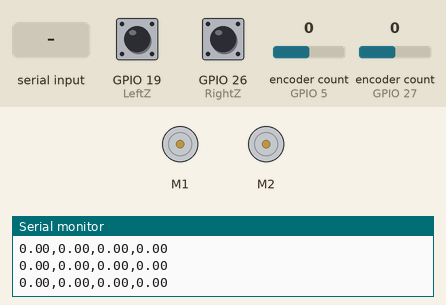
The sketch below on a simulated ESP32. On the bench: 2 × DC motor (green arrow = forward, orange = backward, longer = faster), the last lines printed to the serial monitor. The inputs (shaded band) are chosen by the test bench; at power-on: GPIO 19 (LeftZ) HIGH, GPIO 26 (RightZ) HIGH, encoder count (sensors on GPIO 5, GPIO 27) 0.

Above: at 3.2 s.
3.3 s: "90,45\n" received over Serial
At 3.9 s:
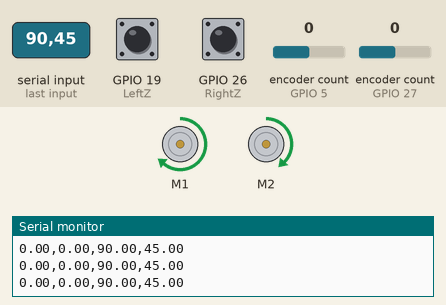
4.8 s: "30,150\n" received over Serial
At 6.2 s:
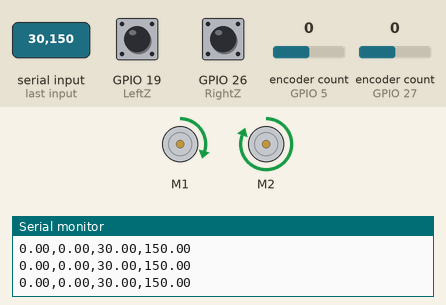
9.5 s: "1,90\n" received over Serial
At 9.8 s:
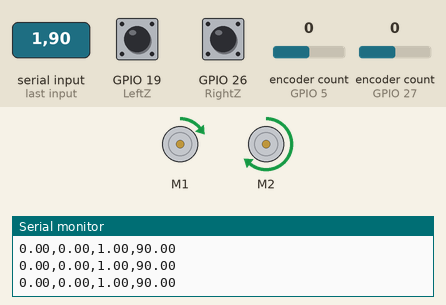
Timing chart, 0 to 12.5 s (numbered marks = the images above; inputs shaded):
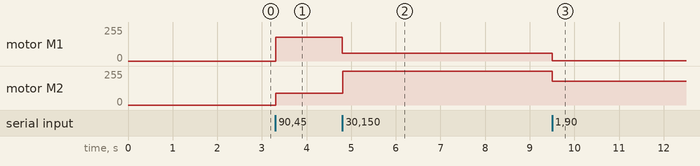

Measured:
- after the input at 3.3 s, motor M1: stopped → forward 180/255 at once; motor M2: stopped → forward 90/255 at once
- after the input at 4.8 s, motor M1: forward 180/255 → forward 60/255 at once; motor M2: forward 90/255 → forward 255/255 at once
- after the input at 9.5 s, motor M1: forward 60/255 → forward 2/255 at once; motor M2: forward 255/255 → forward 180/255 at once

The sketch:

enc_motor.ino
```cpp
#include <ESP32Encoder.h>
#include <SabertoothSimplified.h>
#include <motorControl.h>

//___________ENCODER DERECHO_____________
#define RightA 27
#define RightB 14
#define RightZ 26
//_______________________________________

//__________ENCODER LeftUIERDO____________
#define LeftA 5
#define LeftB 18
#define LeftZ 19
//_______________________________________


//===========CONTROL DE MOTORES===================
#define SABERTOOTH_TX 17   // GPIO17 (TX2)
HardwareSerial SabertoothSerial(2);
SabertoothSimplified ST(SabertoothSerial); //El rango de velocidad es de -127 a +127, donde:
//=======================================================

//==========ESTRUCTURA PARA DATOS MOTORES================
struct DatosMotores {
  double w = 0.0;  // Revoluciones por minuto calculadas.
  double wAnterior = 0.0;
  double wRef = 0.0;  // Velocidad angular en rad/s.
  int outValue = 0; //Variable de control (+-127)
  double wSinFilter = 0.0;     // Velocidad angular en rad/s.
  double v = 0.0; //Velocidad lineal de cada rueda [m/s]
};

DatosMotores Left;
DatosMotores Right;
//======================================================

//____________creación de instancias___________________________
ESP32Encoder encoderL;
ESP32Encoder encoderR;
//_______________________________________________

//________CONFIGURACION ENCODER__________
unsigned long lastTime_enc = 0, dt_enc = 0;;      // Tiempo anterior
const int sampleTime_enc = 100;  // Tiempo de muestreo milisegundos
float yaw_enc = 0.0;
//_______________________________________

//____________CONFIGURACION PID__________________
motorControl motorR(sampleTime_enc);
motorControl motorL(sampleTime_enc);
//_______________________________________________

//___________Parametros del robot_____________
float v = 0, w = 0;
float x_pos = 0.0, delta_x = 0.0; //Posición estimada por odometría METROS
float y_pos = 0.0,  delta_y = 0.0;

float L = 0.196; // distancia entre ruedas metros
float D = 0.0853; // Diametro de la rueda en metros
//____________________________________________

String inputString = "";
bool stringComplete = false;

void setup() {
  Serial.begin(115200);
   // Esperar a que se estabilice la comunicación serial
  delay(2000);

  //_____________________MOTOR______________________
  SabertoothSerial.begin(9600, SERIAL_8N1, -1, SABERTOOTH_TX);
  //Serial.println("Sabertooth listo");

  //_____________________ENCODER______________________
  beginEncoder(LeftA, LeftB, LeftZ, RightA, RightB, RightZ);

  //_____________CONTROL PID_______________
  beginPid();

  lastTime_enc = millis();


  Serial.println("Left_w_actual,Right_w_actual,Left_w_ref,Right_w_ref");
}

void loop() {

  // Leer comandos del serial
  readSerialCommands();

  dt_enc = millis() - lastTime_enc; //milisegundos
  if (dt_enc >= sampleTime_enc) {// Se actualiza cada tiempo de muestreo
    lastTime_enc = millis();  // Almacenamos el tiempo actual.
    //encoderPID();
    Left.w = encoderL.getCount();
    Right.w = encoderR.getCount();
    sendToSerialPlotter();
  }
  //delay(10);
}

void readSerialCommands() {
  while (Serial.available()) {
    char inChar = (char)Serial.read();
    if (inChar == '\n') {
      stringComplete = true;
      break;
    } else {
      inputString += inChar;
    }
  }

  if (stringComplete) {
    // Procesar el comando recibido
    processCommand(inputString);
    inputString = "";
    stringComplete = false;
  }
}

void processCommand(String command) {
  // Buscar la coma que separa linear y angular
  int commaIndex = command.indexOf(',');

  if (commaIndex > 0) {
    String linearStr = command.substring(0, commaIndex);
    String angularStr = command.substring(commaIndex + 1);

    // Convertir a float
    float linear = linearStr.toFloat();
    float angular = angularStr.toFloat();

    Left.wRef = linear;
    Right.wRef = angular;

    ST.motor(1, linear);
    ST.motor(2, angular);

    //float vI = linear - (angular * L) / 2;
    //float vD = linear + (angular * L) / 2;

    //Left.wRef = (2 * vI) / D;
    //Right.wRef = (2 * vD) / D;

    /*Serial.print("Comando recibido - Linear: ");
    Serial.print(linear);
    Serial.print(", Angular: ");
    Serial.println(angular);

  } else {
    Serial.println("Formato incorrecto. Use: linear,angular");
    Serial.println("Ejemplo: 0.5,0.3");*/
  }
}

void sendToSerialPlotter() {
  // Formato para Serial Plotter: valores separados por comas
  Serial.print(Left.w);      // Velocidad real izquierda
  Serial.print(",");
  Serial.print(Right.w);     // Velocidad real derecha
  Serial.print(",");
  Serial.print(Left.wRef);   // Velocidad referencia izquierda
  Serial.print(",");
  Serial.println(Right.wRef); // Velocidad referencia derecha

  if(digitalRead(LeftZ) == LOW){
    Serial.println();
    Serial.println("IZQUIERDO");
    Serial.println();
  }

  if(digitalRead(RightZ) == LOW){
    Serial.println();
    Serial.println("DERECHO");
    Serial.println();
  }

  // También puedes imprimir en formato legible para el Monitor Serial normal
  /*
  Serial.print("Left - Real: ");
  Serial.print(Left.w);
  Serial.print(" rad/s, Ref: ");
  Serial.print(Left.wRef);
  Serial.print(" rad/s | Right - Real: ");
  Serial.print(Right.w);
  Serial.print(" rad/s, Ref: ");
  Serial.println(Right.wRef);
  */
}
```

motor_encoder_PID.ino
```cpp
//motor_encoder.ino
unsigned int ppr = 4000;         // Número de muescas que tiene el disco del encoder.

void beginEncoder(int LA,int LB,int LZ,int RA,int RB,int RZ){
  ESP32Encoder::useInternalWeakPullResistors = puType::up; // Opcional

  encoderR.attachFullQuad(RA, RB);  // ✅ Configura el encoder global derecho
  encoderR.setCount(0);             // ✅ Inicializa el contador

  encoderL.attachFullQuad(LA, LB);  // ✅ Configura el encoder global izquierdo
  encoderL.setCount(0);             // ✅ Inicializa el contador

  pinMode(LZ, INPUT_PULLUP);

  pinMode(RZ, INPUT_PULLUP);
  Serial.println("Encoder Omron E6B2-CWZ3E listo.");
}

void beginPid(){
  motorL.setGains (0.7, 0.11, 0.03); // (Kc,Ti,Td)
  motorR.setGains (0.4, 0.11, 0.03); // (Kc,Ti,Td);

  motorL.setCvLimits(127, 0);
  motorR.setCvLimits(127, 0);

  motorL.setPvLimits(16.9, 0); //Leftuierdo 16.4 rad/s
  motorR.setPvLimits(16.9, 0); //derecho

  //Serial.println("Controlador PID configurado y listo.");
}

void encoderPID(){
  updateMotor(Left, encoderL, motorL, 1);
  updateMotor(Right, encoderR, motorR, 2);

  v = (Right.v + Left.v) / 2;
  w = (Right.v - Left.v) / L ; // rad/s

  //calculate current position of the robot

  yaw_enc += w * dt_enc / 1000; //radians

  float cos_h = cos(yaw_enc);
  float sin_h = sin(yaw_enc);
  delta_x = v * cos_h * dt_enc / 1000; //m
  delta_y = v * sin_h * dt_enc / 1000; //m

  x_pos += delta_x;//*0.85;
  y_pos += delta_y;//*1.1;
}

void updateMotor(DatosMotores &m, ESP32Encoder &enc, motorControl &ctrl, int id) {
  const float alpha = 0.8;
  long count = enc.getCount();
  //enc.setCount(0);

  m.wSinFilter = count * (2 * PI * 1000) / (dt_enc * ppr);
  m.w = alpha * m.wSinFilter + (1-alpha) * m.wAnterior;
  m.wAnterior = m.w;

  m.v = (m.w * D) / 2;
  m.outValue = ctrl.compute(m.wRef, m.w);
  ST.motor(id, m.outValue);
}
```
